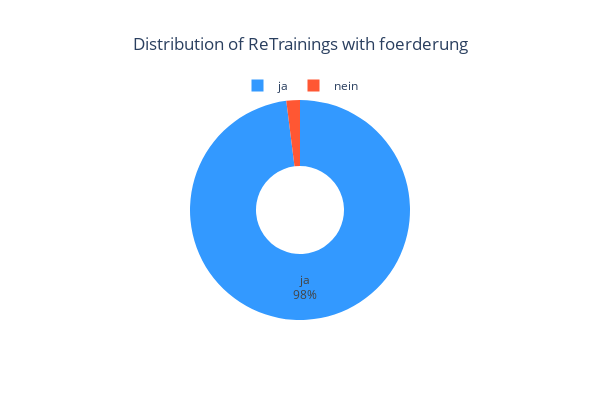

Notebook cell for this chart:
### Markdown cell above
<font size= "4">***DOUGHNUT PIE CHART FOR SHOWING THE DISTRIBUTION OF RETRAININGS WITH FOERDERUNG***</font>

### Code cell
import sqlite3
import plotly.graph_objects as go

db_connection = sqlite3.connect('weiterbildung_analysis.db')
cursor = db_connection.cursor()

query_ja = "SELECT COUNT(*) FROM umschulung WHERE foerderung = 'ja'"
cursor.execute(query_ja)
count_ja = cursor.fetchone()[0]

query_nein = "SELECT COUNT(*) FROM umschulung WHERE foerderung = 'nein'"
cursor.execute(query_nein)
count_nein = cursor.fetchone()[0]

db_connection.close()

# Original labels and values
original_labels = ['ja', 'nein']
original_values = [count_ja, count_nein]

# Calculate percentages
total_count = sum(original_values)
percentages = [(value / total_count) * 100 for value in original_values]

# Rotate the pie chart by 45 degrees
rotated_labels = original_labels[-1:] + original_labels[:-1]  # Rotate labels
rotated_values = original_values[-1:] + original_values[:-1]  # Rotate values

# Define custom colors
colors = ['#FF5733', '#3399FF']

fig = go.Figure(data=[
    go.Pie(
        labels=rotated_labels,
        values=rotated_values,
        textinfo='percent+label',
        hole=0.4,
        marker=dict(colors=colors),
    )
])

fig.update_layout(
    title='Distribution of ReTrainings with foerderung',
    title_x=0.5,
    legend=dict(
        orientation="h",
        yanchor="bottom",
        y=1.0,  # Adjust this value to control the vertical position of the legend
        xanchor="center",
        x=0.5,
    ),
    width=600,
    height=400,
)

fig.show()

### Figure 1 — Plotly figure (JSON) as saved in the notebook; plotly's stock layout.template omitted (floating-point values rounded to 4 significant figures)
{"data": [{"hole": 0.4, "labels": ["nein", "ja"], "marker": {"colors": ["#FF5733", "#3399FF"]}, "textinfo": "percent+label", "type": "pie", "values": [419, 20619]}], "layout": {"height": 400, "legend": {"orientation": "h", "x": 0.5, "xanchor": "center", "y": 1, "yanchor": "bottom"}, "title": {"text": "Distribution of ReTrainings with foerderung", "x": 0.5}, "width": 600}}
